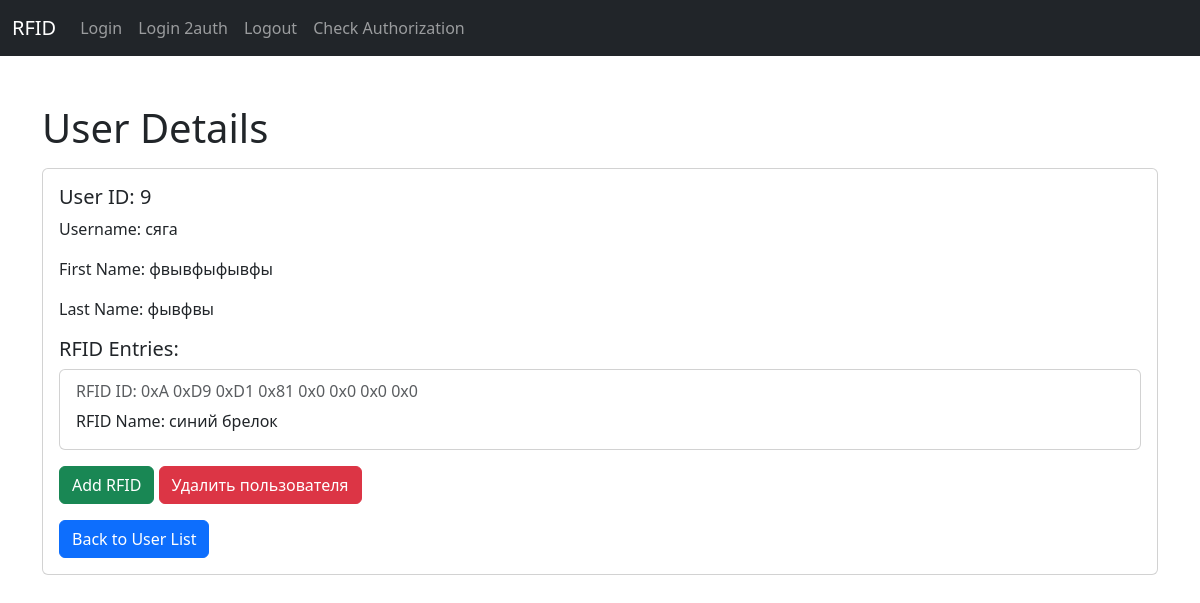
The page /get_user/9 (signed in) on the database its author committed.
### entities/DatabaseManager.py (models this page shows, shortened)
class BaseModel(Model):
    class Meta:
        database = db

class User(BaseModel):
    username = CharField()
    first_name = CharField()
    password = CharField()
    name = CharField()
    last_name = CharField()

class RFID(BaseModel):
    id = CharField(primary_key=True, max_length=255)
    name = CharField()
    user = ForeignKeyField(User, backref='rfid')

### server.py (the view)
@app.route('/get_user/<int:user_id>', methods=['GET'])
def get_user(user_id):
    try:
        if _is_auth() == None:
            return redirect(url_for('login'))
        user = db_manager.get_user_by_id(user_id = user_id)
        return render_template('user_details.html', user=_user_to_model(user))
    except Exception as e:
        Logger.error(e)

### entities/DatabaseManager.py (called while the page is built)
    def get_user_by_id(self, user_id):
        user = User.select(User, RFID).where(User.id == user_id).join(RFID, JOIN.LEFT_OUTER).first()
        return user

### server.py (called while the page is built)
def _user_to_model(user):
    user_data = {
                'id' : user.id,
                'username': user.username,
                'first_name': user.first_name,
                'name': user.name,
                'last_name': user.last_name,
                'rfid': None  # По умолчанию RFID отсутствует
            }
    if user.rfid:  # Если у пользователя есть связанный RFID
        user_data['rfid'] = {
            'id': user.rfid.id,
            'name': user.rfid.name
        }
    return user_data

def _is_auth():
    try:
        token = request.cookies.get('token')
        if token:
            try:
                decoded_token = jwt.decode(token, app.config['SECRET_KEY'], algorithms=['HS256'])
                user = db_manager.get_user_by_id(decoded_token['user_id'])
                return user
            except jwt.ExpiredSignatureError:
                flash('Token has expired. Please log in again.', 'error')
                return None
            except jwt.InvalidTokenError:
                flash('Invalid token. Please log in again.', 'error')
                return None
    except Exception as e:
        Logger.error(e)

### templates/user_details.html
{% include 'header.html' %}
<div class="container mt-5">
    <h1>User Details</h1>
    <div class="card mt-3">
        <div class="card-body">
            <h5 class="card-title">User ID: {{ user.id }}</h5>
            <p class="card-text">Username: {{ user.username }}</p>
            <p class="card-text">First Name: {{ user.first_name }}</p>
            <p class="card-text">Last Name: {{ user.last_name }}</p>
            <h5 class="mt-3">RFID Entries:</h5>
            {% if user.rfid %}
                <div class="card">
                    <div class="card-body">
                        <h6 class="card-subtitle mb-2 text-muted">RFID ID: {{ user.rfid.id }}</h6>
                        <p class="card-text">RFID Name: {{ user.rfid.name }}</p>
                    </div>
                </div>
            {% else %}
                <p>No RFID entries for this user.</p>
            {% endif %}
            <a href="/add_rfid/{{user.id}}" class="btn btn-success mt-3">Add RFID</a>
            <a href="/delete_user/{{user.id}}" class="btn btn-danger mt-3">Удалить пользователя</a>
            <br />
            <a href="{{ url_for('get_users') }}" class="btn btn-primary mt-3">Back to User List</a>
        </div>
    </div>
</div>
</body>
</html>

### rows shown on the page
User: username "сяга", first_name "фвывфыфывфы", last_name "фывфвы"
RFID: rfid.id "0xA 0xD9 0xD1 0x81 0x0 0x0 0x0 0x0", rfid.name "синий брелок"

### other values the page prints
{{ user.id }} "9"
